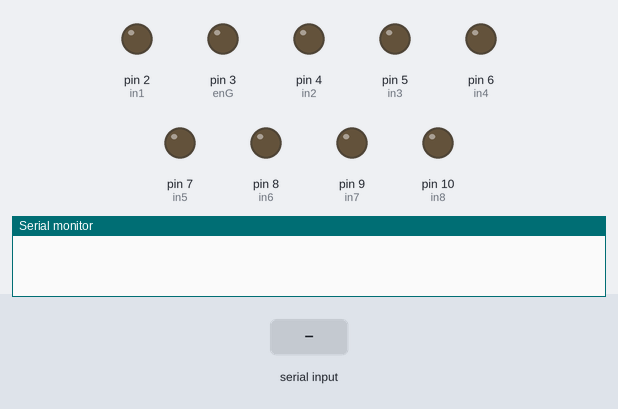
This sketch was run on a simulated Arduino Uno, built with avr-gcc and run on an emulated ATmega328P. Shown: output pins drawn as LEDs (lit = HIGH), the last lines printed to the serial monitor. The inputs (shaded band) are chosen by the test bench.

Above: at 1.3 s.
1.4 s: "maxSpeed 1\n" received over Serial
At 2.0 s:
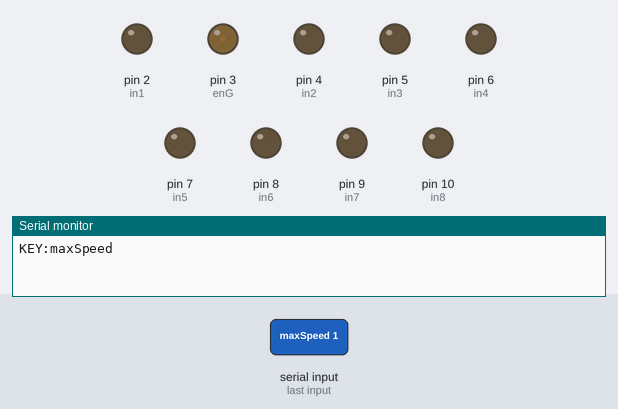
2.9 s: "maxSpeed 150\n" received over Serial
At 3.2 s:
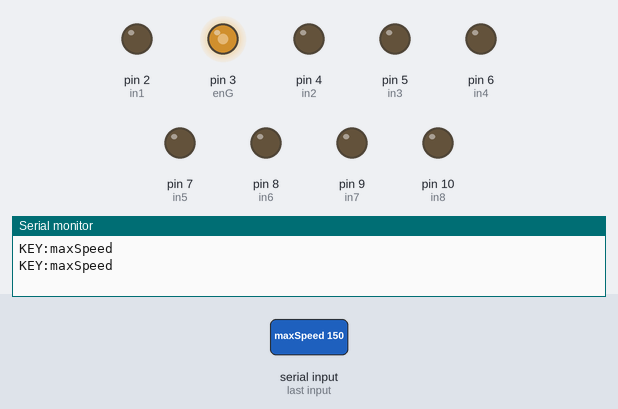
Timing chart, 0 to 5.9 s (numbered marks = the images above; inputs shaded):
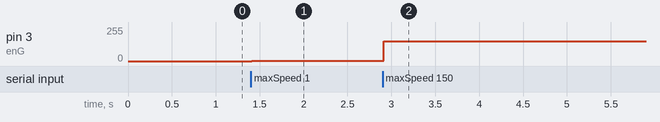

The sketch:

testDrivers.ino
```cpp
int enG = 3;

int in1 = 2;
int in2 = 4;

int in3 = 5;
int in4 = 6;

int in5 = 7;
int in6 = 8;

int in7 = 9;
int in8 = 10;

String stringFromPhone = "";
boolean bool1 = true, bool2 = false;
int valueX, valueY, valueSpeed, valueHead;

void setup() {
  Serial.begin(9600);
  delay(100);

  pinMode(enG, OUTPUT);
  pinMode(in1, OUTPUT);
  pinMode(in2, OUTPUT);

  pinMode(in3, OUTPUT);
  pinMode(in4, OUTPUT);

  pinMode(in5, OUTPUT);
  pinMode(in6, OUTPUT);

  pinMode(in7, OUTPUT);
  pinMode(in8, OUTPUT);
}

void loop() {
  while (Serial.available() > 0){
    char c = Serial.read();
    if(c!='\n')    stringFromPhone += c; //Если не конец строки, добавляем символ
    else bool2=true;
  }

  if (bool2){ //Если конец строки, то разбираем ее на ключ и значение
    bool2=false;

    String key = "", value = "";

    key = stringFromPhone.substring(0,stringFromPhone.indexOf(' '));
    value = stringFromPhone.substring(stringFromPhone.indexOf(' ')+1);
    stringFromPhone = "";

    Serial.print("KEY:");
    Serial.println(key);

   if (key.equals("MyJoyValue")) {
    String valueXString = value.substring(0,value.indexOf(' '));
    String valueYString = value.substring(value.indexOf(' ')+1);
    valueX = valueXString.toInt();
    valueY = valueYString.toInt();
    if (abs(valueX)<10){
      valueX = 0;
    }
    if (abs(valueY)<10){
      valueY = 0;
      stopEngine();
    }
    switch (valueX){
    case 10:
      rightEngine();
      break;
    case -10:
      leftEngine();
      break;
    }

    switch (valueY){
    case 10:
        forwardEngine();
      break;
    case -10:
        backwardEngine();
      break;
    }
   }
   else if (key.equals("maxSpeed")){
    valueSpeed = value.toInt();
    analogWrite(enG, valueSpeed);
   }
  }

//  analogWrite(enG, 100);
//  forwardEngine();
//  delay(2000);
//  backwardEngine();
//  delay(2000);
//  leftEngine();
//  delay(2000);
//  rightEngine();
//  delay(2000);
//  stopEngine();
//  delay(2000);
}

void forwardEngine(){
  digitalWrite(in1, LOW);
  digitalWrite(in2, HIGH);

  digitalWrite(in3, HIGH);
  digitalWrite(in4, LOW);

  digitalWrite(in5, HIGH);
  digitalWrite(in6, LOW);

  digitalWrite(in7, LOW);
  digitalWrite(in8, HIGH);
}

void backwardEngine(){
  digitalWrite(in1, HIGH);
  digitalWrite(in2, LOW);

  digitalWrite(in3, LOW);
  digitalWrite(in4, HIGH);

  digitalWrite(in5, LOW);
  digitalWrite(in6, HIGH);

  digitalWrite(in7, HIGH);
  digitalWrite(in8, LOW);
}


void leftEngine(){
  digitalWrite(in1, HIGH);
  digitalWrite(in2, LOW);

  digitalWrite(in3, HIGH);
  digitalWrite(in4, LOW);

  digitalWrite(in5, LOW);
  digitalWrite(in6, HIGH);

  digitalWrite(in7, LOW);
  digitalWrite(in8, HIGH);
}

void rightEngine(){
  digitalWrite(in1, LOW);
  digitalWrite(in2, HIGH);

  digitalWrite(in3, LOW);
  digitalWrite(in4, HIGH);

  digitalWrite(in5, HIGH);
  digitalWrite(in6, LOW);

  digitalWrite(in7, HIGH);
  digitalWrite(in8, LOW);
}

void stopEngine(){
  digitalWrite(in1, LOW);
  digitalWrite(in2, LOW);

  digitalWrite(in3, LOW);
  digitalWrite(in4, LOW);

  digitalWrite(in5, LOW);
  digitalWrite(in6, LOW);

  digitalWrite(in7, LOW);
  digitalWrite(in8, LOW);
}
```

Measured:
- after the input at 1.4 s, pin 3 (enG): 0/255 → 1/255 at once
- after the input at 2.9 s, pin 3 (enG): 1/255 → 150/255 at once
